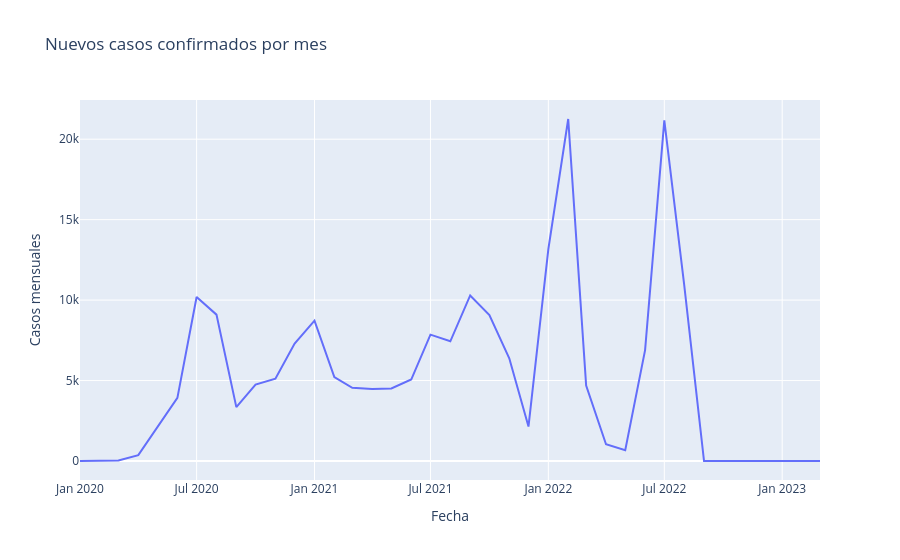

The cell this chart's notebook holds for it:
### Code cell
el_salvador_subset = for_real_result[for_real_result['Country/Region'] == 'El Salvador']
el_salvador_subset['YearMonth'] = el_sa['YearMonth'].dt.strftime('%Y-%m')

fig = plt.line(
    el_salvador_subset,
    x = 'YearMonth',
    y = 'NewCases',
    title = 'Nuevos casos confirmados por mes'
)

fig.update_layout(
    xaxis_title = 'Fecha',
    yaxis_title = 'Casos mensuales',
    hovermode = 'x unified'
)

fig.show()

### Figure 1 — Plotly figure (JSON) as saved in the notebook; plotly's stock layout.template omitted (floating-point values rounded to 4 significant figures)
{"data": [{"hovertemplate": "YearMonth=%{x}<br>NewCases=%{y}<extra></extra>", "legendgroup": "", "line": {"color": "#636efa", "dash": "solid"}, "marker": {"symbol": "circle"}, "mode": "lines", "name": "", "orientation": "v", "showlegend": false, "type": "scatter", "x": ["2020-01", "2020-02", "2020-03", "2020-04", "2020-05", "2020-06", "2020-07", "2020-08", "2020-09", "2020-10", "2020-11", "2020-12", "2021-01", "2021-02", "2021-03", "2021-04", "2021-05", "2021-06", "2021-07", "2021-08", "2021-09", "2021-10", "2021-11", "2021-12", "2022-01", "2022-02", "2022-03", "2022-04", "2022-05", "2022-06", "2022-07", "2022-08", "2022-09", "2022-10", "2022-11", "2022-12", "2023-01", "2023-02", "2023-03"], "xaxis": "x", "y": [0.0, 0.0, 32.0, 363.0, 2122.0, 3921.0, 10190.0, 9097.0, 3348.0, 4749.0, 5115.0, 7301.0, 8724.0, 5215.0, 4545.0, 4472.0, 4504.0, 5064.0, 7854.0, 7440.0, 10290.0, 9074.0, 6381.0, 2142.0, 13160.0, 21260.0, 4688.0, 1037.0, 666.0, 6891.0, 21170.0, 10970.0, 0.0, 0.0, 0.0, 0.0, 0.0, 0.0, 0.0], "yaxis": "y"}], "layout": {"hovermode": "x unified", "legend": {"tracegroupgap": 0}, "title": {"text": "Nuevos casos confirmados por mes"}, "xaxis": {"anchor": "y", "domain": [0, 1], "title": {"text": "Fecha"}}, "yaxis": {"anchor": "x", "domain": [0, 1], "title": {"text": "Casos mensuales"}}}}
